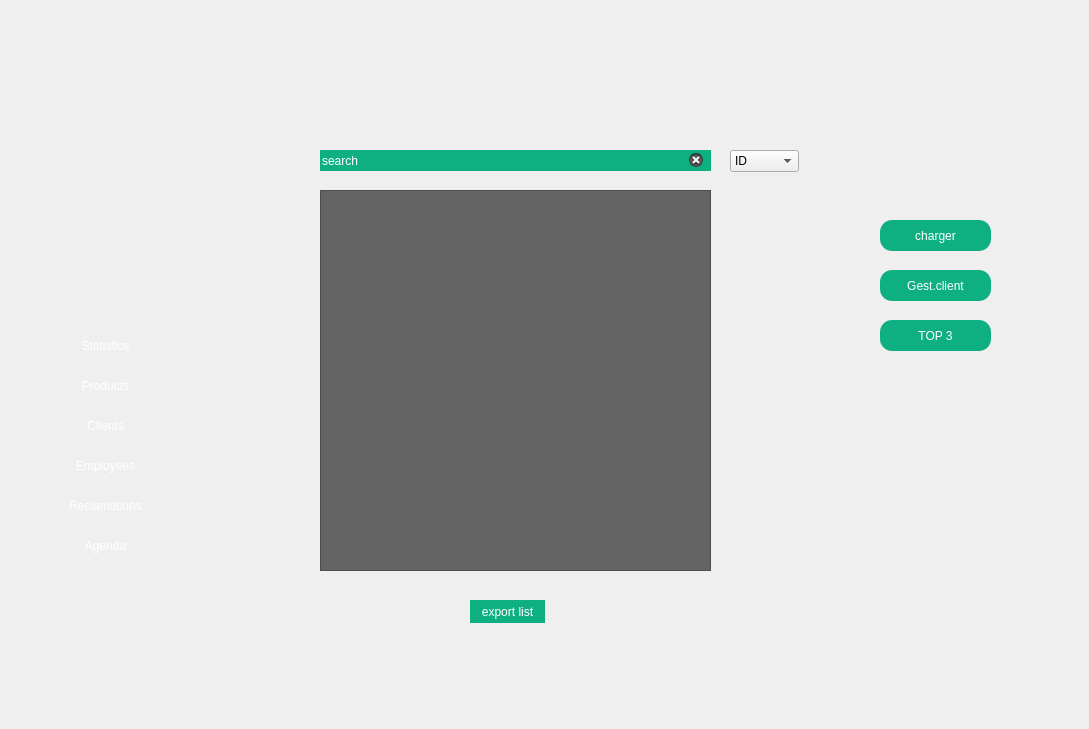
    <widget class="QWidget" name="tab">
     <attribute name="title">
      <string>Tab 1</string>
     </attribute>
     <widget class="QPushButton" name="exportpdfclient0">
      <property name="geometry">
       <rect>
        <x>470</x>
        <y>600</y>
        <width>75</width>
        <height>23</height>
       </rect>
      </property>
      <property name="styleSheet">
       <string notr="true">QPushButton
{
  background: #0eb082;
               background-image:-moz-linear-gradient(top, #ff3443, #ad232e);
               background-image:-o-linear-gradient(top, #ff3443, #ad232e);
               background-image:-webkit-gradient(linear, center top, center bottom,
                    from(#ff3443), to(#ad232e));
               background-image:linear-gradient(top, #ff3443, #ad232e);
      color: white;
               width:90px;
border-radius: 12px;
}
QPushButton:hover {
    background-color: rgb(0,171, 159);
  box-shadow: 0 5px #666;
  transform: translateY(4px);
}
QPushButton:pressed {
        background: #000000;

}</string>
      </property>
      <property name="text">
       <string>export list</string>
      </property>
     </widget>
     <widget class="QPushButton" name="parametresclient0">
      <property name="geometry">
       <rect>
        <x>1030</x>
        <y>20</y>
        <width>31</width>
        <height>31</height>
       </rect>
      </property>
      <property name="text">
       <string/>
      </property>
      <property name="flat">
       <bool>true</bool>
      </property>
     </widget>
     <widget class="QPushButton" name="statclient1">
      <property name="geometry">
       <rect>
        <x>10</x>
        <y>330</y>
        <width>191</width>
        <height>31</height>
       </rect>
      </property>
      <property name="styleSheet">
       <string notr="true">color: rgb(255, 255, 255);</string>
      </property>
      <property name="text">
       <string>Statistics</string>
      </property>
      <property name="flat">
       <bool>true</bool>
      </property>
     </widget>
     <widget class="QPushButton" name="notificationclient0">
      <property name="geometry">
       <rect>
        <x>920</x>
        <y>20</y>
        <width>31</width>
        <height>31</height>
       </rect>
      </property>
      <property name="text">
       <string/>
      </property>
      <property name="flat">
       <bool>true</bool>
      </property>
     </widget>
     <widget class="QLabel" name="label_4">
      <property name="geometry">
       <rect>
        <x>886</x>
        <y>530</y>
        <width>121</width>
        <height>21</height>
       </rect>
      </property>
      <property name="text">
       <string/>
      </property>
     </widget>
     <widget class="QPushButton" name="mailclient0">
      <property name="geometry">
       <rect>
        <x>980</x>
        <y>20</y>
        <width>21</width>
        <height>21</height>
       </rect>
      </property>
      <property name="text">
       <string/>
      </property>
      <property name="flat">
       <bool>true</bool>
      </property>
     </widget>
     <widget class="QPushButton" name="agendabarclient0">
      <property name="geometry">
       <rect>
        <x>10</x>
        <y>530</y>
        <width>191</width>
        <height>31</height>
       </rect>
      </property>
      <property name="styleSheet">
       <string notr="true">color: rgb(255, 255, 255);</string>
      </property>
      <property name="text">
       <string>Agenda</string>
      </property>
      <property name="flat">
       <bool>true</bool>
      </property>
     </widget>
     <widget class="QLineEdit" name="lineEdit">
      <property name="geometry">
       <rect>
        <x>320</x>
        <y>150</y>
        <width>391</width>
        <height>21</height>
       </rect>
      </property>
      <property name="styleSheet">
       <string notr="true">QLineEdit
{
  background: #0eb082;
               background-image:-moz-linear-gradient(top, #ff3443, #ad232e);
               background-image:-o-linear-gradient(top, #ff3443, #ad232e);
               background-image:-webkit-gradient(linear, center top, center bottom,
                    from(#ff3443), to(#ad232e));
               background-image:linear-gradient(top, #ff3443, #ad232e);
               width:90px;
border-radius: 12px;
}
QLineEdit:hover {
    background-color: rgb(0,171, 159);
  box-shadow: 0 5px #666;
  transform: translateY(4px);
}
QLineEdit:pressed
 {
        background: #000000;
      color: white;
}</string>
      </property>
      <property name="inputMask">
       <string/>
      </property>
      <property name="text">
       <string>search</string>
      </property>
      <property name="readOnly">
       <bool>false</bool>
      </property>
      <property name="clearButtonEnabled">
       <bool>true</bool>
      </property>
     </widget>
     <widget class="QPushButton" name="prodbarclient0">
      <property name="geometry">
       <rect>
        <x>10</x>
        <y>370</y>
        <width>191</width>
        <height>31</height>
       </rect>
      </property>
      <property name="styleSheet">
       <string notr="true">color: rgb(255, 255, 255);</string>
      </property>
      <property name="text">
       <string>Products</string>
      </property>
      <property name="flat">
       <bool>true</bool>
      </property>
     </widget>
     <widget class="QPushButton" name="aftersaleclient">
      <property name="geometry">
       <rect>
        <x>10</x>
        <y>490</y>
        <width>191</width>
        <height>31</height>
       </rect>
      </property>
      <property name="styleSheet">
       <string notr="true">color: rgb(255, 255, 255);</string>
      </property>
      <property name="text">
       <string>Reclamations</string>
      </property>
      <property name="flat">
       <bool>true</bool>
      </property>
     </widget>
     <widget class="QLabel" name="label_2">
      <property name="geometry">
       <rect>
        <x>890</x>
        <y>490</y>
        <width>111</width>
        <height>21</height>
       </rect>
      </property>
      <property name="text">
       <string/>
      </property>
     </widget>
     <widget class="QPushButton" name="usednclient0">
      <property name="geometry">
       <rect>
        <x>350</x>
        <y>240</y>
        <width>331</width>
        <height>28</height>
       </rect>
      </property>
      <property name="text">
       <string/>
      </property>
      <property name="flat">
       <bool>true</bool>
      </property>
     </widget>
     <widget class="QPushButton" name="clienttop3client0">
      <property name="geometry">
       <rect>
        <x>880</x>
        <y>320</y>
        <width>111</width>
        <height>31</height>
       </rect>
      </property>
      <property name="styleSheet">
       <string notr="true">QPushButton
{
  background: #0eb082;
      color: white;
               background-image:-moz-linear-gradient(top, #ff3443, #ad232e);
               background-image:-o-linear-gradient(top, #ff3443, #ad232e);
               background-image:-webkit-gradient(linear, center top, center bottom,
                    from(#ff3443), to(#ad232e));
               background-image:linear-gradient(top, #ff3443, #ad232e);
               width:90px;
border-radius: 12px;
}
QPushButton:hover {
    background-color: rgb(0,171, 159);
}</string>
      </property>
      <property name="text">
       <string>TOP 3</string>
      </property>
     </widget>
     <widget class="QLabel" name="label_5">
      <property name="geometry">
       <rect>
        <x>890</x>
        <y>566</y>
        <width>111</width>
        <height>20</height>
       </rect>
      </property>
      <property name="text">
       <string/>
      </property>
     </widget>
     <widget class="QLabel" name="label">
      <property name="geometry">
       <rect>
        <x>830</x>
        <y>350</y>
        <width>221</width>
        <height>271</height>
       </rect>
      </property>
      <property name="text">
       <string/>
      </property>
      <property name="pixmap">
       <pixmap>../../aa.png</pixmap>
      </property>
     </widget>
     <widget class="QPushButton" name="clientbarclient0">
      <property name="geometry">
       <rect>
        <x>10</x>
        <y>410</y>
        <width>191</width>
        <height>31</height>
       </rect>
      </property>
      <property name="styleSheet">
       <string notr="true">color: rgb(255, 255, 255);</string>
      </property>
      <property name="text">
       <string>Clients</string>
      </property>
      <property name="flat">
       <bool>true</bool>
      </property>
     </widget>
     <widget class="QPushButton" name="gestclientclient0">
      <property name="geometry">
       <rect>
        <x>880</x>
        <y>270</y>
        <width>111</width>
        <height>31</height>
       </rect>
      </property>
      <property name="styleSheet">
       <string notr="true">QPushButton
{
  background: #0eb082;
      color: white;
               background-image:-moz-linear-gradient(top, #ff3443, #ad232e);
               background-image:-o-linear-gradient(top, #ff3443, #ad232e);
               background-image:-webkit-gradient(linear, center top, center bottom,
                    from(#ff3443), to(#ad232e));
               background-image:linear-gradient(top, #ff3443, #ad232e);
               width:90px;
border-radius: 12px;
}
QPushButton:hover {
    background-color: rgb(0,171, 159);
}</string>
      </property>
      <property name="text">
       <string>Gest.client</string>
      </property>
     </widget>
     <widget class="QPushButton" name="employebarclient0">
      <property name="geometry">
       <rect>
        <x>10</x>
        <y>450</y>
        <width>191</width>
        <height>31</height>
       </rect>
      </property>
      <property name="styleSheet">
       <string notr="true">color: rgb(255, 255, 255);</string>
      </property>
      <property name="text">
       <string>Employees</string>
      </property>
      <property name="flat">
       <bool>true</bool>
      </property>
     </widget>
     <widget class="QPushButton" name="chargertabclient0">
      <property name="geometry">
       <rect>
        <x>880</x>
        <y>220</y>
        <width>111</width>
        <height>31</height>
       </rect>
      </property>
      <property name="styleSheet">
       <string notr="true">QPushButton
{
  background: #0eb082;
               background-image:-moz-linear-gradient(top, #ff3443, #ad232e);
               background-image:-o-linear-gradient(top, #ff3443, #ad232e);
               background-image:-webkit-gradient(linear, center top, center bottom,
                    from(#ff3443), to(#ad232e));
               background-image:linear-gradient(top, #ff3443, #ad232e);
      color: white;
               width:90px;
border-radius: 12px;
}
QPushButton:hover {
    background-color: rgb(0,171, 159);
  box-shadow: 0 5px #666;
  transform: translateY(4px);
}
QPushButton:pressed {
        background: #000000;

}</string>
      </property>
      <property name="text">
       <string>charger</string>
      </property>
     </widget>
     <widget class="QLabel" name="label_3">
      <property name="geometry">
       <rect>
        <x>0</x>
        <y>0</y>
        <width>1080</width>
        <height>720</height>
       </rect>
      </property>
      <property name="styleSheet">
       <string notr="true"/>
      </property>
      <property name="text">
       <string/>
      </property>
      <property name="pixmap">
       <pixmap>clientse.png</pixmap>
      </property>
     </widget>
     <widget class="QTableWidget" name="tableWidget">
      <property name="enabled">
       <bool>true</bool>
      </property>
      <property name="geometry">
       <rect>
        <x>320</x>
        <y>190</y>
        <width>391</width>
        <height>381</height>
       </rect>
      </property>
      <property name="mouseTracking">
       <bool>true</bool>
      </property>
      <property name="acceptDrops">
       <bool>true</bool>
      </property>
      <property name="styleSheet">
       <string notr="true"> background-color: #646464;
</string>
      </property>
      <property name="lineWidth">
       <number>0</number>
      </property>
      <property name="midLineWidth">
       <number>1</number>
      </property>
     </widget>
     <widget class="QComboBox" name="combo">
      <property name="geometry">
       <rect>
        <x>730</x>
        <y>150</y>
        <width>69</width>
        <height>22</height>
       </rect>
      </property>
      <item>
       <property name="text">
        <string>ID</string>
       </property>
      </item>
      <item>
       <property name="text">
        <string>NAME</string>
       </property>
      </item>
      <item>
       <property name="text">
        <string>E-MAIL</string>
       </property>
      </item>
     </widget>
     <zorder>label_3</zorder>
     <zorder>exportpdfclient0</zorder>
     <zorder>parametresclient0</zorder>
     <zorder>statclient1</zorder>
     <zorder>notificationclient0</zorder>
     <zorder>label_4</zorder>
     <zorder>mailclient0</zorder>
     <zorder>agendabarclient0</zorder>
     <zorder>lineEdit</zorder>
     <zorder>prodbarclient0</zorder>
     <zorder>aftersaleclient</zorder>
     <zorder>label_2</zorder>
     <zorder>usednclient0</zorder>
     <zorder>clienttop3client0</zorder>
     <zorder>label_5</zorder>
     <zorder>label</zorder>
     <zorder>clientbarclient0</zorder>
     <zorder>gestclientclient0</zorder>
     <zorder>employebarclient0</zorder>
     <zorder>chargertabclient0</zorder>
     <zorder>tableWidget</zorder>
     <zorder>combo</zorder>
    </widget>
